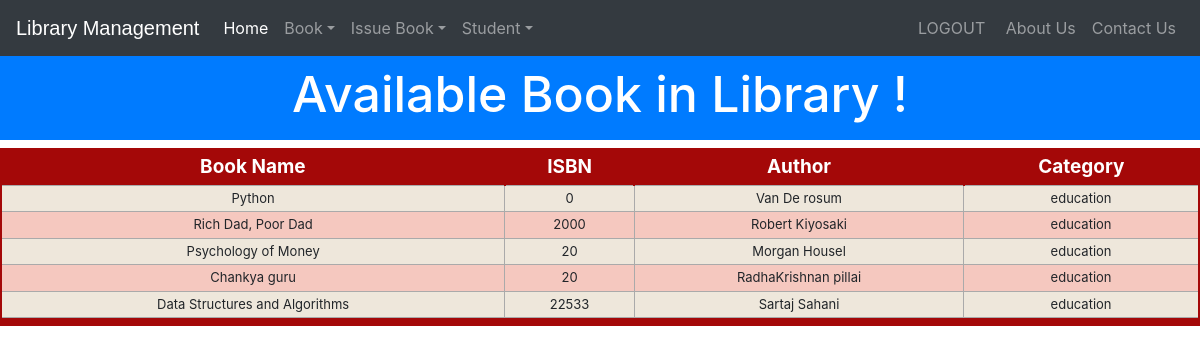
The page /viewbook (signed in) on the database its author committed.
### library/models.py (models this page shows, shortened)
class Book(models.Model):
    catchoice= [
        ('education', 'Education'),
        ('entertainment', 'Entertainment'),
        ('comics', 'Comics'),
        ('biography', 'Biographie'),
        ('history', 'History'),
        ]
    name=models.CharField(max_length=30)
    isbn=models.PositiveIntegerField()
    author=models.CharField(max_length=40)
    category=models.CharField(max_length=30,choices=catchoice,default='education')

### library/views.py (the view)
# urls.py: path('viewbook', views.viewbook_view),
@login_required(login_url='adminlogin')
@user_passes_test(is_admin)
def viewbook_view(request):
    books=models.Book.objects.all()
    return render(request,'library/viewbook.html',{'books':books})

### library/views.py (called while the page is built)
def is_admin(user):
    if user.is_superuser or user.is_staff:
        return True
    else:
        return False

### templates/library/viewbook.html (shortened to what this page needs)
<!DOCTYPE html>
<html lang="en" dir="ltr">
  <head>
  </head>
  <body>
    {% include "library/navbaradmin.html" %}
    <br>
    <br>
    <h3 class="p-3 mb-2 bg-primary text-white" style = 'font-size: 50px;text-align:center;'>Available Book in Library !</h3>
{% if books%}
<table class="redTable">
<thead>
<tr>
<th>Book Name</th>
<th>ISBN</th>
<th>Author</th>
<th>Category</th>
</tr>
</thead>
<tfoot>
<tr>
<td colspan="4" rowspan="4">
</td>
</tr>
</tfoot>
<tbody>
  {% for book in books %}
    <tr>
      <td>{{book.name}}</td>
      <td>{{book.isbn}}</td>
      <td>{{book.author}}</td>
      <td>{{book.category}}</td>
    </tr>
  {% endfor %}
</tbody>
</table>
{%else%}
<h1>Have 0 book</h1>
{%endif%}
<br><br><br><br><br><br><br><br><br>
    {% include "library/footer.html" %}
  </body>
</html>

### templates/library/viewbook.html (style rules this page uses)
table.redTable { border: 2px solid #A40808; background-color: #EEE7DB; width: 100%; text-align: center; border-collapse: collapse; }
table.redTable td, table.redTable th { border: 1px solid #AAAAAA; padding: 3px 2px; }
table.redTable tbody td { font-size: 13px; }
table.redTable tr:nth-child(even) { background: #F5C8BF; }
table.redTable thead { background: #A40808; }
table.redTable thead th { font-size: 19px; font-weight: bold; color: #FFFFFF; text-align: center; border-left: 2px solid #A40808; }
table.redTable thead th:first-child { border-left: none; }
table.redTable tfoot { font-size: 13px; font-weight: bold; color: #FFFFFF; background: #A40808; }
table.redTable tfoot td { font-size: 13px; }

### rows shown on the page
Book: name "Python", isbn "0", author "Van De rosum", category "education"
Book: name "Rich Dad, Poor Dad", isbn "2000", author "Robert Kiyosaki", category "education"
Book: name "Psychology of Money", isbn "20", author "Morgan Housel", category "education"
Book: name "Chankya guru", isbn "20", author "RadhaKrishnan pillai", category "education"
Book: name "Data Structures and Algorithms", isbn "22533", author "Sartaj Sahani", category "education"
